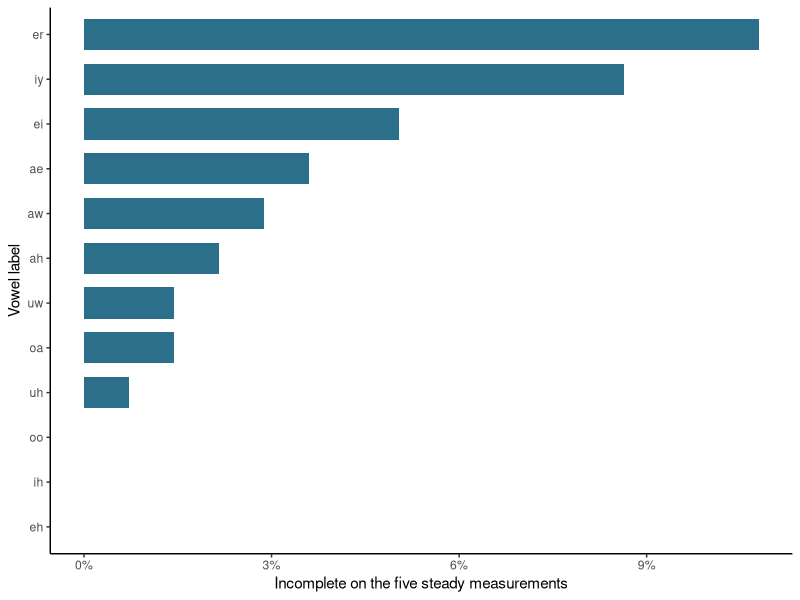

Source code (R):
## ---- chunk 1
#| label: load-hillenbrand-complete-cases
#| message: false
#| warning: false

hill <- utils::read.csv(
  "data/hillenbrand-raw/hillenbrand-raw-formants.csv",
  check.names = FALSE
)

steady_columns <- c(
  "duration_ms", "f0_hz", "f1_steady_hz",
  "f2_steady_hz", "f3_steady_hz"
)

hill$complete_steady <- stats::complete.cases(hill[steady_columns])

stopifnot(
  nrow(hill) == 1668L,
  length(unique(hill$speaker_id)) == 139L,
  length(unique(hill$vowel)) == 12L,
  !anyDuplicated(hill$token_id),
  !anyDuplicated(paste(hill$speaker_id, hill$vowel, sep = "::")),
  all(table(hill$speaker_id) == 12L),
  sum(hill$complete_steady) == 1617L
)

hill[hill$token_id == "b01ae",
     c("token_id", "speaker_type", "speaker_id", "vowel", "ipa",
       steady_columns, "complete_steady")]
## ---- chunk 2
#| label: summarize-hillenbrand-steady-missingness

steady_availability <- data.frame(
  measurement = steady_columns,
  observed = colSums(!is.na(hill[steady_columns])),
  missing = colSums(is.na(hill[steady_columns]))
)

f2_f3_pattern <- as.data.frame(table(
  f2_missing = is.na(hill$f2_steady_hz),
  f3_missing = is.na(hill$f3_steady_hz)
))
names(f2_f3_pattern)[3] <- "tokens"

stopifnot(
  sum(is.na(hill$f2_steady_hz)) == 10L,
  sum(is.na(hill$f3_steady_hz)) == 41L,
  sum(is.na(hill$f2_steady_hz) & is.na(hill$f3_steady_hz)) == 0L
)

steady_availability
f2_f3_pattern
## ---- chunk 3
#| label: compare-hillenbrand-analysis-sets

observed_comparison <- do.call(
  rbind,
  lapply(
    c("duration_ms", "f0_hz", "f1_steady_hz"),
    function(measurement) {
      values <- split(hill[[measurement]], hill$complete_steady)
      data.frame(
        measurement = measurement,
        analysis_set = c("Incomplete", "Complete"),
        tokens = vapply(values, length, integer(1)),
        mean = vapply(values, mean, numeric(1)),
        median = vapply(values, stats::median, numeric(1)),
        row.names = NULL
      )
    }
  )
)

observed_comparison$measurement <- factor(
  observed_comparison$measurement,
  levels = c("duration_ms", "f0_hz", "f1_steady_hz"),
  labels = c("Duration (ms)", "F0 (Hz)", "Steady F1 (Hz)")
)

observed_comparison
## ---- chunk 4
#| label: plot-hillenbrand-complete-cases
#| fig-width: 6
#| fig-height: 4.4

vowel_completeness <- stats::aggregate(
  complete_steady ~ vowel,
  hill,
  function(x) c(tokens = length(x), incomplete = sum(!x))
)
vowel_completeness <- data.frame(
  vowel = vowel_completeness$vowel,
  tokens = vowel_completeness$complete_steady[, "tokens"],
  incomplete = vowel_completeness$complete_steady[, "incomplete"]
)
vowel_completeness$incomplete_proportion <- with(
  vowel_completeness,
  incomplete / tokens
)
vowel_completeness$vowel <- stats::reorder(
  vowel_completeness$vowel,
  vowel_completeness$incomplete_proportion
)

ggplot2::ggplot(
  vowel_completeness,
  ggplot2::aes(incomplete_proportion, vowel)
) +
  ggplot2::geom_col(fill = "#2B6F8A", width = 0.7) +
  ggplot2::scale_x_continuous(
    labels = scales::label_percent(accuracy = 1) # dqr-allow: algorithm-setting
  ) +
  ggplot2::labs(
    x = "Incomplete on the five steady measurements",
    y = "Vowel label"
  ) +
  ggplot2::theme_classic(base_size = 11)
## ---- chunk 5
#| label: hillenbrand-joint-retention

marginal_observation <- colMeans(!is.na(hill[steady_columns]))
retention_comparison <- data.frame(
  quantity = c(
    "Product of five marginal observation rates",
    "Observed complete-case rate"
  ),
  proportion = c(
    prod(marginal_observation),
    mean(hill$complete_steady)
  )
)

marginal_observation
retention_comparison
